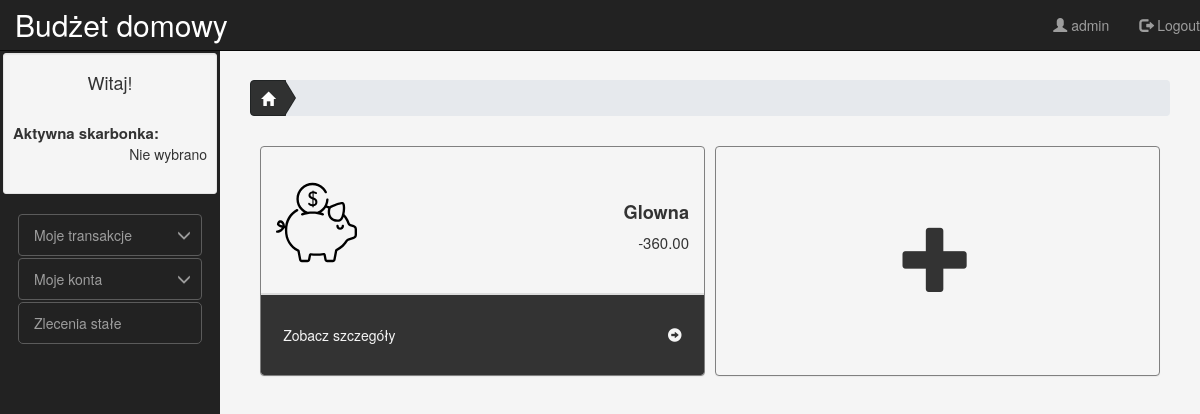
The app's page / (signed in), older data.
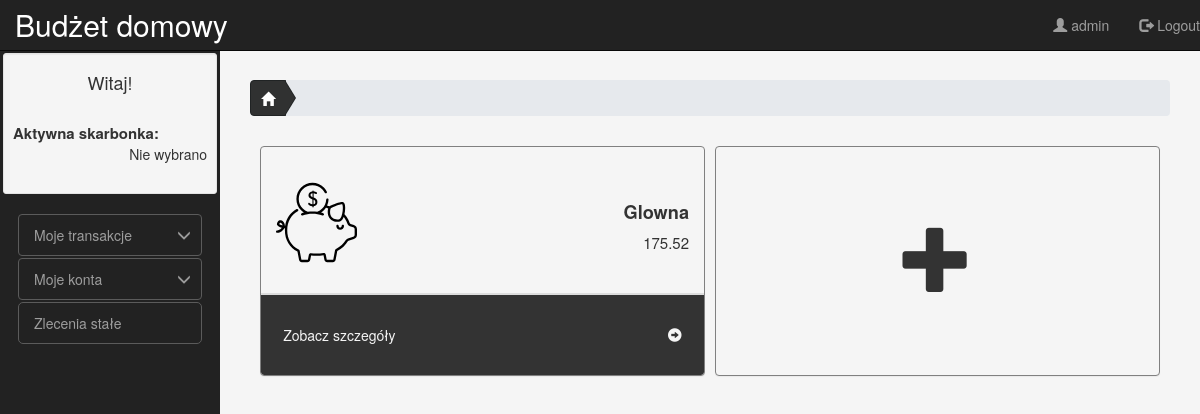
The same page, newer data.
### mainapp/models.py (models this page shows, shortened)
class Account(models.Model):
    user = models.ForeignKey(User, on_delete=models.CASCADE,verbose_name="użytkownik")
    name = models.CharField("nazwa", max_length=25)
    balance = models.DecimalField("saldo", max_digits=100, decimal_places=2,default=Decimal('0.00'))
    class Meta:
        verbose_name = "konto"
        verbose_name_plural = "konta"

### mainapp/views.py (the view)
# urls.py: url(r'^$', views.index, name='index'),
def index(request):
    if request.user.is_authenticated:
        accounts = Account.objects.filter(user = request.user).values()
        request.session['accounts'] = list(accounts)
        for i in request.session['accounts']:
            i['balance'] = str(i['balance'])
        return render(request,'index.html')
    else:
        return render(request,'registration/login.html')

### mainapp/templates/index.html
{% extends "base.html" %} {% block title %}Home | Budżet domowy{% endblock %} {% block content %}
{% load static %}
<link href="{% static 'index.css' %}" rel="stylesheet" type="text/css" />
<div id="breadcrumb-panel">
    <ol class="breadcrumb breadcrumb-arrow">
        <li>
            <a href="/">
                <i class="glyphicon glyphicon-home"></i>
            </a>
        </li>
    </ol>
</div>
<div class="panel-row">
    {% for account in request.session.accounts %}
    <div id="panel-col" class="panel panel-default">
        <div class="panel-heading">
            <div class="row">
                <div class="col-xs-3">
                    <img src="{% static "piggy-bank.svg" %}" alt="Piggy bank"/>
                </div>
                <div class="col-xs-9 text-right">
                    <h2>
                        {{ account.name }}
                    </h2>
                    <p>
                        {{ account.balance }}
                    </p>
                </div>
            </div>
        </div>
        <a href="/konto/{{ account.id }}">
            <div class="panel-footer">
                <div class="row">
                    <span class="pull-left">Zobacz szczegóły</span>
                    <span class="pull-right">
                    <i class="glyphicon glyphicon-circle-arrow-right"></i>
                    </span>
                </div>
            </div>
        </a>
    </div>
    {% endfor %}
    <div id="panel-col" class="panel panel-default">
        <div class="panel-body">
            <div class="row add-acc">
                <a href="{% url 'dodanie_konta' %}">
                    <h1 class="glyphicon glyphicon-plus"></h1>
                </a>
            </div>
        </div>
    </div>
</div>
{% endblock %}

Row changes from the older to the newer data that the page shows:
changed Account "Glowna": balance "-360.00" → "175.52"
